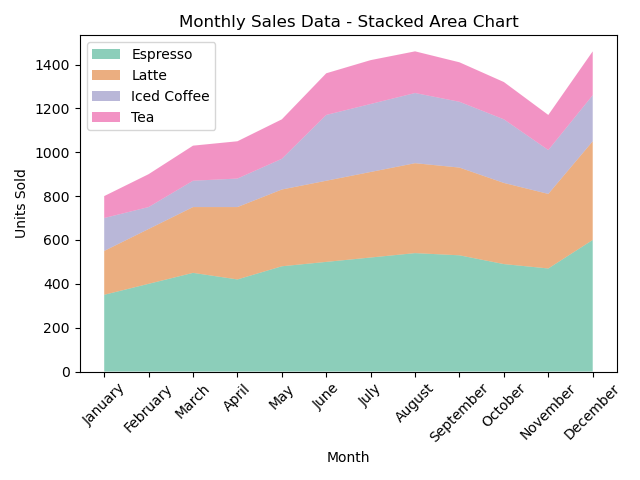

Recreate this plot in Python.

import matplotlib.pyplot as plt

# Provided data
data = [
    {'Month': 'January', 'Espresso (units)': 350, 'Latte (units)': 200, 'Iced Coffee (units)': 150, 'Tea (units)': 100},
    {'Month': 'February', 'Espresso (units)': 400, 'Latte (units)': 250, 'Iced Coffee (units)': 100, 'Tea (units)': 150},
    {'Month': 'March', 'Espresso (units)': 450, 'Latte (units)': 300, 'Iced Coffee (units)': 120, 'Tea (units)': 160},
    {'Month': 'April', 'Espresso (units)': 420, 'Latte (units)': 330, 'Iced Coffee (units)': 130, 'Tea (units)': 170},
    {'Month': 'May', 'Espresso (units)': 480, 'Latte (units)': 350, 'Iced Coffee (units)': 140, 'Tea (units)': 180},
    {'Month': 'June', 'Espresso (units)': 500, 'Latte (units)': 370, 'Iced Coffee (units)': 300, 'Tea (units)': 190},
    {'Month': 'July', 'Espresso (units)': 520, 'Latte (units)': 390, 'Iced Coffee (units)': 310, 'Tea (units)': 200},
    {'Month': 'August', 'Espresso (units)': 540, 'Latte (units)': 410, 'Iced Coffee (units)': 320, 'Tea (units)': 190},
    {'Month': 'September', 'Espresso (units)': 530, 'Latte (units)': 400, 'Iced Coffee (units)': 300, 'Tea (units)': 180},
    {'Month': 'October', 'Espresso (units)': 490, 'Latte (units)': 370, 'Iced Coffee (units)': 290, 'Tea (units)': 170},
    {'Month': 'November', 'Espresso (units)': 470, 'Latte (units)': 340, 'Iced Coffee (units)': 200, 'Tea (units)': 160},
    {'Month': 'December', 'Espresso (units)': 600, 'Latte (units)': 450, 'Iced Coffee (units)': 210, 'Tea (units)': 200}
]

# Extracting data for plotting
months = [entry['Month'] for entry in data]
espresso_units = [entry['Espresso (units)'] for entry in data]
latte_units = [entry['Latte (units)'] for entry in data]
iced_coffee_units = [entry['Iced Coffee (units)'] for entry in data]
tea_units = [entry['Tea (units)'] for entry in data]

# Plotting the stacked area chart
fig, ax = plt.subplots()

ax.stackplot(months, espresso_units, latte_units, iced_coffee_units, tea_units, labels=['Espresso', 'Latte', 'Iced Coffee', 'Tea'],
             colors=['#1b9e77', '#d95f02', '#7570b3', '#e7298a'], alpha=0.5)

# Labeling the axes and the title
ax.set_xlabel('Month')
ax.set_ylabel('Units Sold')
ax.set_title('Monthly Sales Data - Stacked Area Chart')

# Adding a legend
ax.legend(loc='upper left')

# Rotating the x-axis labels for better readability
plt.xticks(rotation=45)

# Showing the plot
plt.tight_layout()
plt.show()
